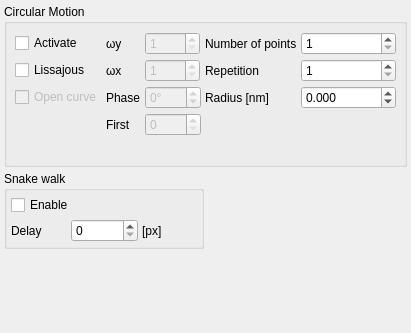
  <widget class="QDockWidget" name="dockWidget_activatefifo">
   <property name="sizePolicy">
    <sizepolicy hsizetype="Preferred" vsizetype="Preferred">
     <horstretch>0</horstretch>
     <verstretch>0</verstretch>
    </sizepolicy>
   </property>
   <property name="features">
    <set>QDockWidget::DockWidgetFeature::DockWidgetFloatable|QDockWidget::DockWidgetFeature::DockWidgetMovable</set>
   </property>
   <property name="windowTitle">
    <string>Adv.</string>
   </property>
   <attribute name="dockWidgetArea">
    <number>1</number>
   </attribute>
   <widget class="QWidget" name="dockWidgetContents_4">
    <layout class="QGridLayout" name="gridLayout_27">
     <property name="leftMargin">
      <number>4</number>
     </property>
     <property name="topMargin">
      <number>4</number>
     </property>
     <property name="rightMargin">
      <number>4</number>
     </property>
     <property name="bottomMargin">
      <number>4</number>
     </property>
     <property name="spacing">
      <number>4</number>
     </property>
     <item row="1" column="0">
      <widget class="QGroupBox" name="groupBox_14">
       <property name="title">
        <string>Snake walk</string>
       </property>
       <layout class="QGridLayout" name="gridLayout_55">
        <property name="leftMargin">
         <number>4</number>
        </property>
        <property name="topMargin">
         <number>4</number>
        </property>
        <property name="rightMargin">
         <number>4</number>
        </property>
        <property name="bottomMargin">
         <number>4</number>
        </property>
        <property name="spacing">
         <number>4</number>
        </property>
        <item row="0" column="0" colspan="2">
         <widget class="QCheckBox" name="checkBox_snake">
          <property name="toolTip">
           <string>&lt;html&gt;&lt;head/&gt;&lt;body&gt;&lt;p&gt;Use for the scanning a &amp;quot;snake-walk&amp;quot; instead of a normal &amp;quot;raster-scan&amp;quot;&lt;/p&gt;&lt;/body&gt;&lt;/html&gt;</string>
          </property>
          <property name="text">
           <string>Enable</string>
          </property>
         </widget>
        </item>
        <item row="2" column="1">
         <widget class="QSpinBox" name="spinBox_compensation_delay">
          <property name="maximum">
           <number>100000</number>
          </property>
         </widget>
        </item>
        <item row="2" column="0">
         <widget class="QLabel" name="label_35">
          <property name="text">
           <string>Delay</string>
          </property>
         </widget>
        </item>
        <item row="2" column="2">
         <widget class="QLabel" name="label_125">
          <property name="text">
           <string>[px]</string>
          </property>
         </widget>
        </item>
       </layout>
      </widget>
     </item>
     <item row="1" column="1" rowspan="2">
      <layout class="QGridLayout" name="gridLayout_lissajousMiniPlot"/>
     </item>
     <item row="0" column="0" colspan="2">
      <widget class="QGroupBox" name="groupBox_2">
       <property name="title">
        <string>Circular Motion</string>
       </property>
       <layout class="QGridLayout" name="gridLayout_20">
        <property name="leftMargin">
         <number>4</number>
        </property>
        <property name="topMargin">
         <number>4</number>
        </property>
        <property name="rightMargin">
         <number>4</number>
        </property>
        <property name="bottomMargin">
         <number>4</number>
        </property>
        <property name="spacing">
         <number>4</number>
        </property>
        <item row="0" column="0" colspan="3">
         <layout class="QGridLayout" name="gridLayout_64">
          <property name="leftMargin">
           <number>4</number>
          </property>
          <property name="topMargin">
           <number>4</number>
          </property>
          <property name="rightMargin">
           <number>4</number>
          </property>
          <property name="bottomMargin">
           <number>4</number>
          </property>
          <property name="spacing">
           <number>4</number>
          </property>
          <item row="2" column="1">
           <widget class="QLabel" name="label_lissajousPhase">
            <property name="text">
             <string>Phase</string>
            </property>
           </widget>
          </item>
          <item row="1" column="1">
           <widget class="QLabel" name="label_lissajousOmegaX">
            <property name="text">
             <string>ωx</string>
            </property>
           </widget>
          </item>
          <item row="3" column="3">
           <spacer name="horizontalSpacer_22">
            <property name="orientation">
             <enum>Qt::Orientation::Horizontal</enum>
            </property>
            <property name="sizeHint" stdset="0">
             <size>
              <width>40</width>
              <height>20</height>
             </size>
            </property>
           </spacer>
          </item>
          <item row="2" column="0">
           <widget class="QCheckBox" name="checkBox_lissajous_opencurve">
            <property name="enabled">
             <bool>false</bool>
            </property>
            <property name="toolTip">
             <string>Use an open, edge-to-edge Lissajous trajectory</string>
            </property>
            <property name="text">
             <string>Open curve</string>
            </property>
           </widget>
          </item>
          <item row="0" column="2">
           <widget class="QSpinBox" name="spinBox_lissajous_omega_y">
            <property name="enabled">
             <bool>false</bool>
            </property>
            <property name="maximumSize">
             <size>
              <width>55</width>
              <height>16777215</height>
             </size>
            </property>
            <property name="minimum">
             <number>1</number>
            </property>
            <property name="maximum">
             <number>32</number>
            </property>
            <property name="value">
             <number>1</number>
            </property>
           </widget>
          </item>
          <item row="3" column="2">
           <widget class="QSpinBox" name="spinBox_lissajous_firstposition">
            <property name="enabled">
             <bool>false</bool>
            </property>
            <property name="maximumSize">
             <size>
              <width>72</width>
              <height>16777215</height>
             </size>
            </property>
            <property name="suffix">
             <string/>
            </property>
            <property name="minimum">
             <number>0</number>
            </property>
            <property name="maximum">
             <number>32</number>
            </property>
            <property name="value">
             <number>0</number>
            </property>
           </widget>
          </item>
          <item row="1" column="2">
           <widget class="QSpinBox" name="spinBox_lissajous_omega_x">
            <property name="enabled">
             <bool>false</bool>
            </property>
            <property name="maximumSize">
             <size>
              <width>55</width>
              <height>16777215</height>
             </size>
            </property>
            <property name="minimum">
             <number>1</number>
            </property>
            <property name="maximum">
             <number>32</number>
            </property>
            <property name="value">
             <number>1</number>
            </property>
           </widget>
          </item>
          <item row="3" column="1">
           <widget class="QLabel" name="label_lissajousPhase_2">
            <property name="text">
             <string>First</string>
            </property>
           </widget>
          </item>
          <item row="2" column="2">
           <widget class="QSpinBox" name="spinBox_lissajous_phase_deg">
            <property name="enabled">
             <bool>false</bool>
            </property>
            <property name="maximumSize">
             <size>
              <width>72</width>
              <height>16777215</height>
             </size>
            </property>
            <property name="suffix">
             <string>°</string>
            </property>
            <property name="minimum">
             <number>-180</number>
            </property>
            <property name="maximum">
             <number>180</number>
            </property>
            <property name="value">
             <number>0</number>
            </property>
           </widget>
          </item>
          <item row="0" column="3">
           <widget class="QLabel" name="label_43">
            <property name="text">
             <string>Number of points</string>
            </property>
           </widget>
          </item>
          <item row="0" column="0">
           <widget class="QCheckBox" name="checkBox_circular">
            <property name="toolTip">
             <string>&lt;html&gt;&lt;head/&gt;&lt;body&gt;&lt;p&gt;This use instead of the scanning position the circular motion. This must be activated AFTER the circular motion is defined.&lt;/p&gt;&lt;/body&gt;&lt;/html&gt;</string>
            </property>
            <property name="text">
             <string>Activate</string>
            </property>
           </widget>
          </item>
          <item row="0" column="1">
           <widget class="QLabel" name="label_lissajousOmegaY">
            <property name="text">
             <string>ωy</string>
            </property>
           </widget>
          </item>
          <item row="1" column="0">
           <widget class="QCheckBox" name="checkBox_lissajous">
            <property name="toolTip">
             <string>Use a Lissajous trajectory instead of a circle</string>
            </property>
            <property name="text">
             <string>Lissajous</string>
            </property>
           </widget>
          </item>
          <item row="0" column="4">
           <widget class="QSpinBox" name="spinBox_circular_points">
            <property name="minimum">
             <number>1</number>
            </property>
            <property name="maximum">
             <number>32</number>
            </property>
            <property name="value">
             <number>1</number>
            </property>
           </widget>
          </item>
          <item row="1" column="3">
           <widget class="QLabel" name="label_110">
            <property name="text">
             <string>Repetition</string>
            </property>
           </widget>
          </item>
          <item row="1" column="4">
           <widget class="QSpinBox" name="spinBox_circular_repetition">
            <property name="minimum">
             <number>1</number>
            </property>
            <property name="maximum">
             <number>999999</number>
            </property>
            <property name="value">
             <number>1</number>
            </property>
           </widget>
          </item>
          <item row="2" column="3">
           <widget class="QLabel" name="label_108">
            <property name="text">
             <string>Radius [nm]</string>
            </property>
           </widget>
          </item>
          <item row="2" column="4">
           <widget class="sciSpinBox" name="spinBox_circular_radius_nm">
            <property name="toolTip">
             <string>X position µm</string>
            </property>
            <property name="keyboardTracking">
             <bool>false</bool>
            </property>
            <property name="decimals">
             <number>3</number>
            </property>
            <property name="minimum">
             <double>-1000000.000000000000000</double>
            </property>
            <property name="maximum">
             <double>1000000.000000000000000</double>
            </property>
            <property name="value">
             <double>0.000000000000000</double>
            </property>
           </widget>
          </item>
         </layout>
        </item>
        <item row="7" column="2">
         <spacer name="horizontalSpacer_14">
          <property name="orientation">
           <enum>Qt::Orientation::Horizontal</enum>
          </property>
          <property name="sizeHint" stdset="0">
           <size>
            <width>40</width>
            <height>20</height>
           </size>
          </property>
         </spacer>
        </item>
       </layout>
      </widget>
     </item>
     <item row="2" column="0">
      <spacer name="verticalSpacer_20">
       <property name="orientation">
        <enum>Qt::Orientation::Vertical</enum>
       </property>
       <property name="sizeHint" stdset="0">
        <size>
         <width>20</width>
         <height>40</height>
        </size>
       </property>
      </spacer>
     </item>
     <item row="3" column="1">
      <spacer name="verticalSpacer_23">
       <property name="orientation">
        <enum>Qt::Orientation::Vertical</enum>
       </property>
       <property name="sizeHint" stdset="0">
        <size>
         <width>20</width>
         <height>40</height>
        </size>
       </property>
      </spacer>
     </item>
    </layout>
   </widget>
  </widget>
